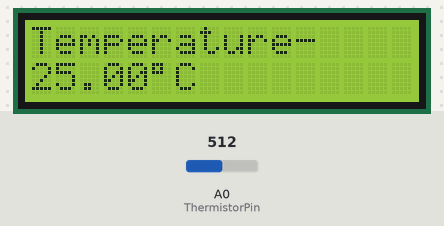
Recording of a sketch running on a simulated Arduino Uno, built with avr-gcc and run on an emulated ATmega328P. Shown: 16×2 character LCD. The test bench sets the inputs (shaded band); at power-on: A0 (ThermistorPin) = 512.

Above: at 1.2 s.
1.3 s: A0 (ThermistorPin) set to 716
At 3.1 s:
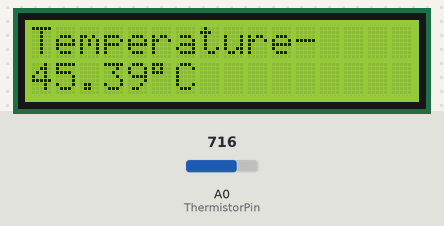
7.3 s: A0 (ThermistorPin) set to 900
At 9.0 s:
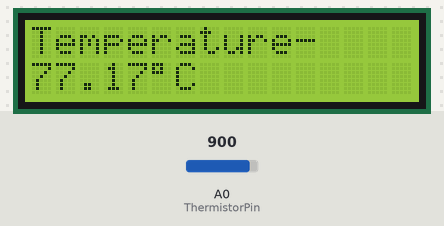
11.1 s: A0 (ThermistorPin) set to 1023
At 12.6 s:
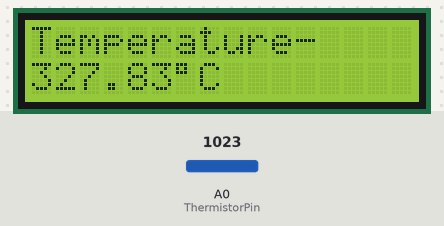
Timing chart, 0 to 14.1 s (numbered marks = the images above; inputs shaded):
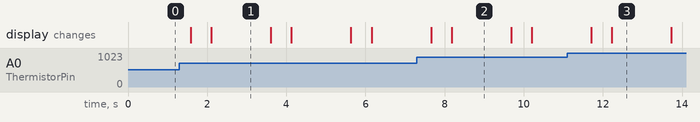

The sketch:

2_LCD_temperaure.ino
```cpp
#include <Wire.h>
#include <LiquidCrystal_I2C.h>

LiquidCrystal_I2C lcd(0x27, 2, 1, 0, 4, 5, 6, 7, 3, POSITIVE);  // Set the LCD I2C address, if it's not working try 0x27.

#define ThermistorPin A0
double Thermistor(int RawADC)
{
    double Temp;
    Temp = log(10000.0 * ((1024.0 / RawADC - 1)));
    Temp = 1 / (0.001129148 + (0.000234125 + (0.0000000876741 * Temp * Temp )) * Temp );
    Temp = Temp - 273.15;            // convert from Kelvin to Celsius
    return Temp;
}

void setup(){
  lcd.begin(16,2);   // iInit the LCD for 16 chars 2 lines
  lcd.backlight();   // Turn on the backligt (try lcd.noBaklight() to turn it off)
  lcd.setCursor(0,0); //First line

}

void loop(){

  int readVal = analogRead(ThermistorPin);
  double temp =  Thermistor(readVal);

  lcd.print("Temperature- ");
  lcd.setCursor(0,1);
  lcd.print(temp);
  lcd.print((char)223);
  lcd.print("C");

  delay(1500);
  lcd.clear();
  delay(500);


}
```

Measured:
- after the input at 1.3 s, the display: first differs from a run without the input after 0.81 s (image 1)
- after the input at 7.3 s, the display: first differs from a run without the input after 0.88 s (image 2)
- after the input at 11.1 s, the display: first differs from a run without the input after 1.1 s (image 3)
- what the display in image 1 shows lasts 1.5 s, from 2.1 s to 3.6 s
